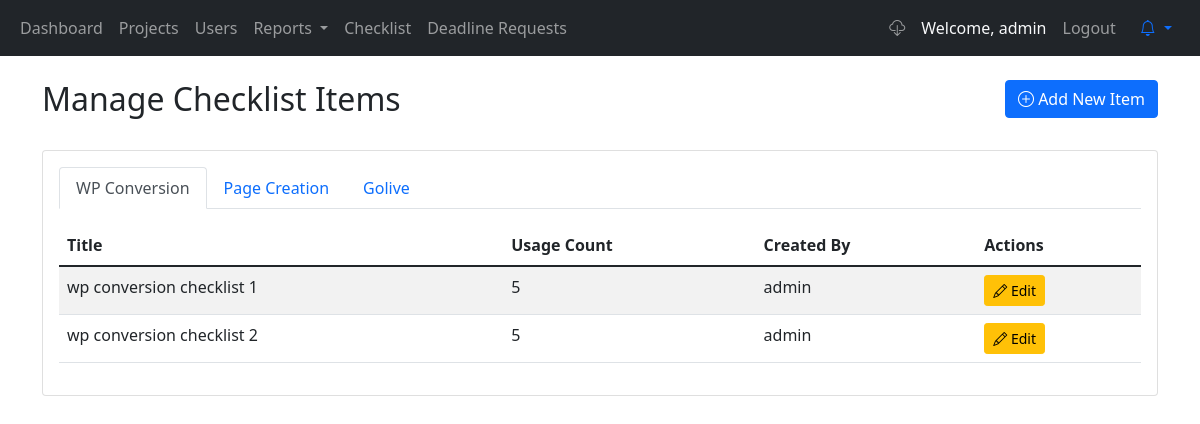
The page /manage_checklist.php (signed in) on the database its author committed.
### tables this page shows
CREATE TABLE IF NOT EXISTS `checklist_items` (
  `id` int NOT NULL AUTO_INCREMENT,
  `stage` enum('wp_conversion','page_creation','golive') NOT NULL,
  `title` varchar(255) NOT NULL,
  `how_to_check` text NOT NULL,
  `how_to_fix` text NOT NULL,
  `created_by` int DEFAULT NULL,
  `is_archived` tinyint(1) DEFAULT '0',
  `archived_at` datetime DEFAULT NULL,
  `archived_by` int DEFAULT NULL,
  PRIMARY KEY (`id`),
  KEY `created_by` (`created_by`),
  KEY `idx_archived` (`is_archived`)
);

CREATE TABLE IF NOT EXISTS `users` (
  `id` int NOT NULL AUTO_INCREMENT,
  `username` varchar(50) NOT NULL,
  `email` varchar(255) NOT NULL,
  `password` varchar(255) NOT NULL,
  `role` enum('admin','qa_manager','qa_reporter','webmaster') NOT NULL,
  `created_at` timestamp NULL DEFAULT CURRENT_TIMESTAMP,
  PRIMARY KEY (`id`),
  UNIQUE KEY `username` (`username`),
  UNIQUE KEY `unique_email` (`email`(191))
);

### manage_checklist.php (the view, shortened to what this page needs)
<?php
require_once 'includes/config.php';
$query = "SELECT ci.*, u.username as created_by_name,
          (SELECT COUNT(*) FROM project_checklist_status WHERE checklist_item_id = ci.id) as usage_count
          FROM checklist_items ci
          LEFT JOIN users u ON ci.created_by = u.id
          ORDER BY ci.stage, ci.title";
$checklist_items = $conn->query($query);
require_once 'includes/header.php';
?>
    <div class="container mt-4">
        <div class="row mb-4">
            <div class="col">
                <h2>Manage Checklist Items</h2>
            </div>
            <div class="col-auto">
                <button class="btn btn-primary" data-bs-toggle="modal" data-bs-target="#addItemModal">
                    <i class="bi bi-plus-circle"></i> Add New Item
                </button>
            </div>
        </div>
        <div class="card">
            <div class="card-body">
                <ul class="nav nav-tabs" id="stageTabs" role="tablist">
                    <li class="nav-item">
                        <a class="nav-link active" id="wp-tab" data-bs-toggle="tab" href="#wp" role="tab">
                            WP Conversion
                        </a>
                    </li>
                    <li class="nav-item">
                        <a class="nav-link" id="page-tab" data-bs-toggle="tab" href="#page" role="tab">
                            Page Creation
                        </a>
                    </li>
                    <li class="nav-item">
                        <a class="nav-link" id="golive-tab" data-bs-toggle="tab" href="#golive" role="tab">
                            Golive
                        </a>
                    </li>
                </ul>
                <div class="tab-content mt-3">
                    <?php
                    $stages = ['wp_conversion', 'page_creation', 'golive'];
                    foreach ($stages as $stage):
                        $active = $stage == 'wp_conversion' ? 'show active' : '';
                    ?>
                    <div class="tab-pane fade <?php echo $active; ?>"
                         id="<?php echo explode('_', $stage)[0]; ?>" role="tabpanel">
                        <div class="table-responsive">
                            <table class="table table-striped">
                                <thead>
                                    <tr>
                                        <th>Title</th>
                                        <th>Usage Count</th>
                                        <th>Created By</th>
                                        <th>Actions</th>
                                    </tr>
                                </thead>
                                <tbody>
                                    <?php
                                    $checklist_items->data_seek(0);
                                    while ($item = $checklist_items->fetch_assoc()):
                                        if ($item['stage'] == $stage):
                                    ?>
                                    <tr>
                                        <td><?php echo htmlspecialchars($item['title']); ?></td>
                                        <td><?php echo $item['usage_count']; ?></td>
                                        <td><?php echo htmlspecialchars($item['created_by_name']); ?></td>
                                        <td>
                                            <button class="btn btn-sm btn-warning"
                                                    onclick="editItem(<?php echo htmlspecialchars(json_encode($item)); ?>)">
                                                <i class="bi bi-pencil"></i> Edit
                                            </button>
                                        </td>
                                    </tr>
                                    <?php
                                        endif;
                                    endwhile;
                                    ?>
                                </tbody>
                            </table>
                        </div>
                    </div>
                    <?php endforeach; ?>
                </div>
            </div>
        </div>
    </div>
</body>
</html>

### rows shown on the page
checklist_items: title "wp conversion checklist 1", usage_count "5", users.username "admin"
checklist_items: title "wp conversion checklist 2", usage_count "5", users.username "admin"

### other values the page prints
$_SESSION['username'] "admin"
